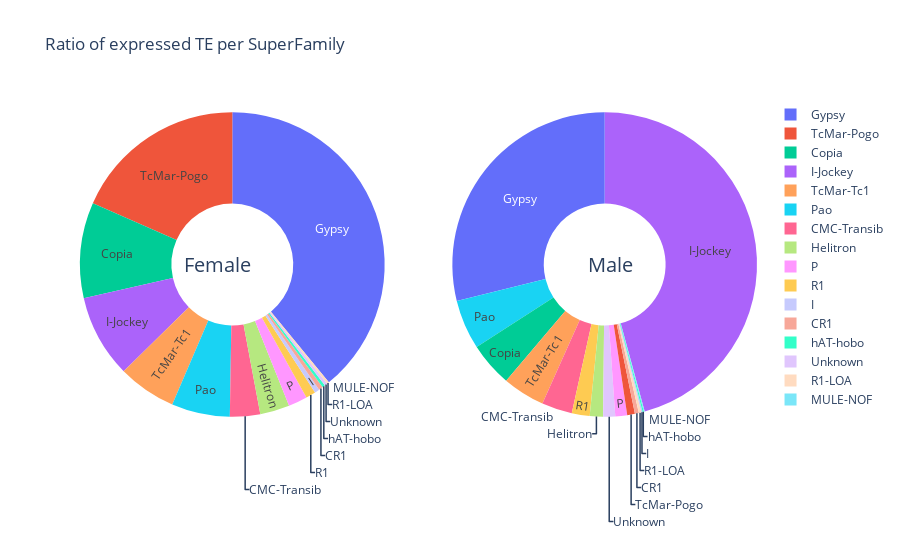

This figure's notebook cell:
### Code cell
df = consensus_counting_df.copy()
fig = make_subplots(rows=1, cols=2, specs=[[{'type':'domain'}, {'type':'domain'}]])

fig.add_trace(
    go.Pie(labels=df["SuperFamily"], values=df["Female"], textinfo='label', name = "Female"),
    1, 1)

fig.add_trace(
    go.Pie(labels=df["SuperFamily"], values=df["Male"], textinfo='label', name = "Male"),
    1, 2)
fig.update_traces(hole=.4, hoverinfo="label+value+percent")

fig.update_layout(
    title_text="Ratio of expressed TE per SuperFamily ",
    annotations=[dict(text='Female', x=0.15, y=0.5, font_size=20, showarrow=False),
                 dict(text='Male', x=0.82, y=0.5, font_size=20, showarrow=False)])
fig.show()

### Figure 1 — Plotly figure (JSON) as saved in the notebook; plotly's stock layout.template omitted (floating-point values rounded to 4 significant figures; data arrays with more than 128 entries replaced by an {"elided": "..."} marker saying what was removed)
{"data": [{"domain": {"x": [0, 0.45], "y": [0, 1]}, "hole": 0.4, "hoverinfo": "label+value+percent", "labels": {"elided": "133 str values"}, "name": "Female", "textinfo": "label", "type": "pie", "values": {"elided": "133 int values"}}, {"domain": {"x": [0.55, 1], "y": [0, 1]}, "hole": 0.4, "hoverinfo": "label+value+percent", "labels": {"elided": "133 str values"}, "name": "Male", "textinfo": "label", "type": "pie", "values": {"elided": "133 int values"}}], "layout": {"annotations": [{"font": {"size": 20}, "showarrow": false, "text": "Female", "x": 0.15, "y": 0.5}, {"font": {"size": 20}, "showarrow": false, "text": "Male", "x": 0.82, "y": 0.5}], "title": {"text": "Ratio of expressed TE per SuperFamily "}}}
